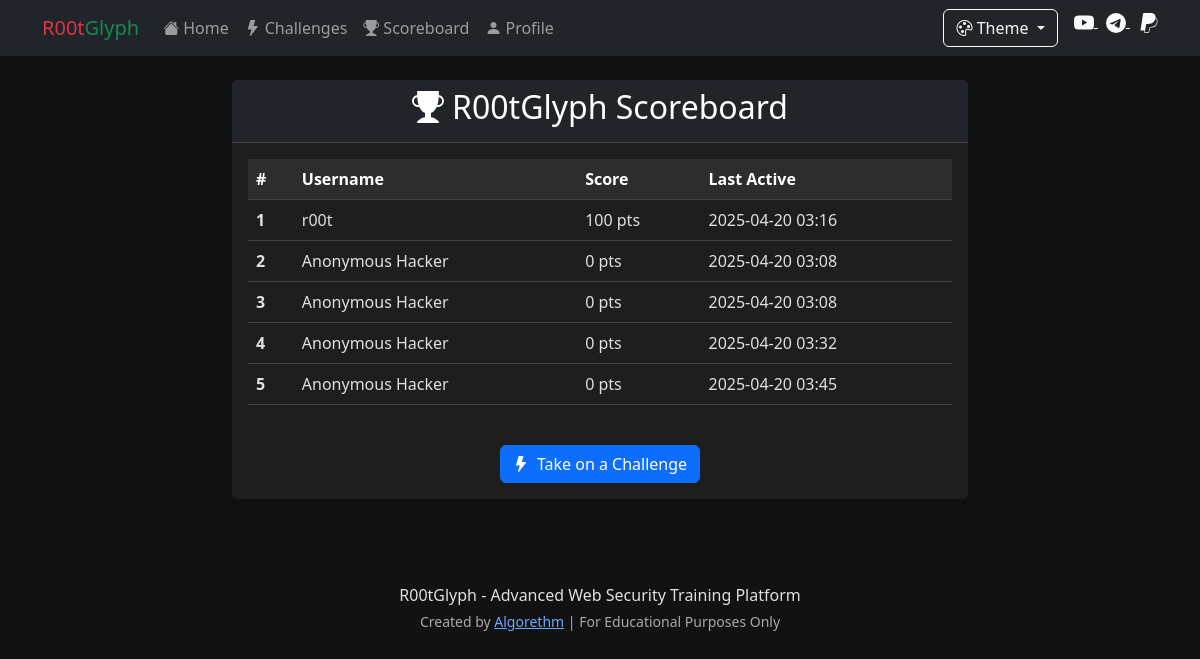
/scoreboard, run on an earlier commit of the app's database.
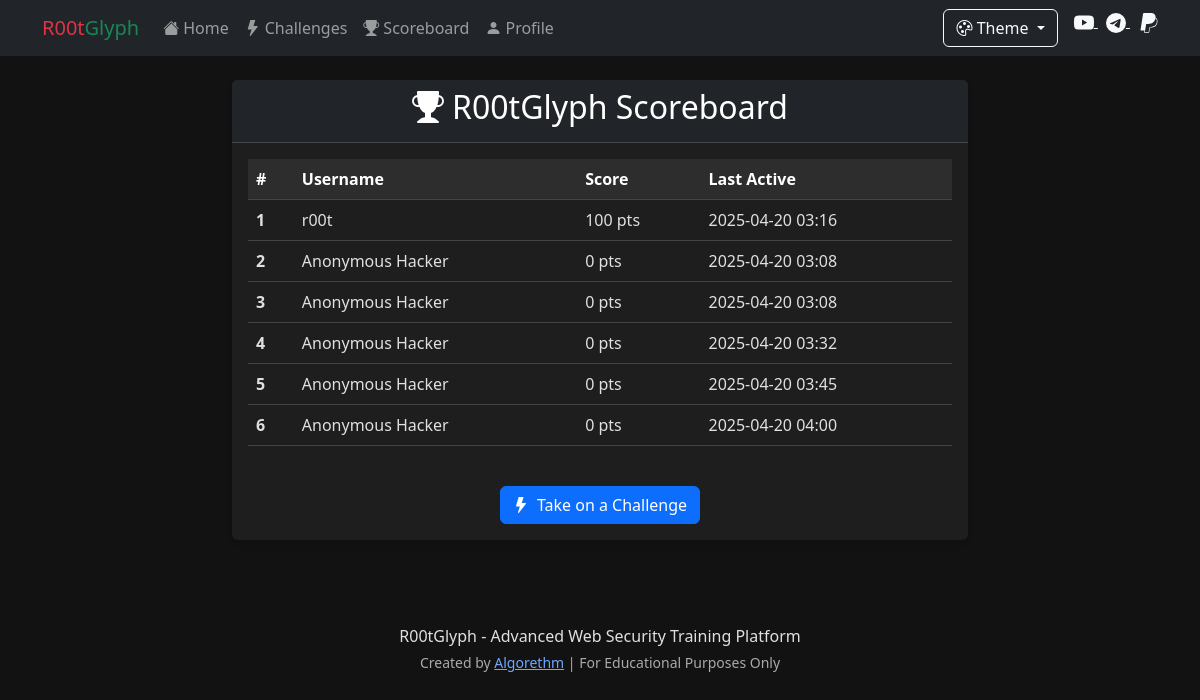
And on a later commit of the database.
### app.py (models this page shows)
class LocalUser(db.Model):
    id = db.Column(db.Integer, primary_key=True)
    username = db.Column(db.String(50), nullable=False, default='Hacker')
    display_name = db.Column(db.String(50), nullable=False, default='Anonymous Hacker')
    machine_id = db.Column(db.String(64), unique=True, nullable=False)
    score = db.Column(db.Integer, default=0)
    completed_challenges = db.Column(db.Text, default='[]')  # JSON string of completed challenge IDs
    created_at = db.Column(db.DateTime, default=datetime.utcnow)
    last_active = db.Column(db.DateTime, default=datetime.utcnow)

### app.py (the view)
@app.route('/scoreboard')
def scoreboard():
    top_users = LocalUser.query.order_by(LocalUser.score.desc()).limit(20).all()
    return render_template('scoreboard.html', users=top_users)

### templates/scoreboard.html (shortened to what this page needs)
{% extends 'base.html' %}
{% block content %}
<div class="row">
    <div class="col-md-8 offset-md-2">
        <div class="card">
            <div class="card-header bg-dark text-white">
                <h2 class="text-center"><i class="bi bi-trophy-fill me-2"></i>R00tGlyph Scoreboard</h2>
            </div>
            <div class="card-body">
                {% if users %}
                <div class="table-responsive">
                    <table class="table table-hover">
                        <thead class="table-dark">
                            <tr>
                                <th scope="col">#</th>
                                <th scope="col">Username</th>
                                <th scope="col">Score</th>
                                <th scope="col">Last Active</th>
                            </tr>
                        </thead>
                        <tbody>
                            {% for user in users %}
                            <tr {% if session.get('machine_id') == user.machine_id %}class="table-success"{% endif %}>
                                <th scope="row">{{ loop.index }}</th>
                                <td>{{ user.display_name }}</td>
                                <td>{{ user.score }} pts</td>
                                <td>{{ user.last_active.strftime('%Y-%m-%d %H:%M') }}</td>
                            </tr>
                            {% endfor %}
                        </tbody>
                    </table>
                </div>
                {% else %}
                <div class="alert alert-info">
                    <i class="bi bi-info-circle-fill me-2"></i>
                    No scores yet! Be the first to complete a challenge and earn points.
                </div>
                {% endif %}
                <div class="text-center mt-4">
                    <a href="{{ url_for('vulnerabilities') }}" class="btn btn-primary">
                        <i class="bi bi-lightning-fill me-2"></i>Take on a Challenge
                    </a>
                </div>
            </div>
        </div>
    </div>
</div>
{% endblock %}

### templates/base.html (shortened to what this page needs)
<!DOCTYPE html>
<html lang="en" data-bs-theme="{{ session.get('theme', 'dark') }}">
<head>
    <link rel="stylesheet" href="https://cdn.jsdelivr.net/npm/bootstrap@5.3.0/dist/css/bootstrap.min.css">
    <link rel="stylesheet" href="https://cdn.jsdelivr.net/npm/bootstrap-icons@1.11.1/font/bootstrap-icons.css">
    <link rel="stylesheet" href="{{ url_for('static', filename='css/style.css') }}">
</head>
<body>
    <nav class="navbar navbar-expand-lg navbar-dark bg-dark">
        <div class="container">
            <a class="navbar-brand" href="{{ url_for('index') }}"><span class="text-danger">R00t</span><span class="text-success">Glyph</span></a>
            <div class="collapse navbar-collapse" id="navbarNav">
                <ul class="navbar-nav me-auto">
                    <li class="nav-item">
                        <a class="nav-link" href="{{ url_for('index') }}"><i class="bi bi-house-fill me-1"></i>Home</a>
                    </li>
                    <li class="nav-item">
                        <a class="nav-link" href="{{ url_for('vulnerabilities') }}"><i class="bi bi-lightning-fill me-1"></i>Challenges</a>
                    </li>
                    <li class="nav-item">
                        <a class="nav-link" href="{{ url_for('scoreboard') }}"><i class="bi bi-trophy-fill me-1"></i>Scoreboard</a>
                    </li>
                    <li class="nav-item">
                        <a class="nav-link" href="{{ url_for('profile') }}"><i class="bi bi-person-fill me-1"></i>Profile</a>
                    </li>
                </ul>
                <div class="d-flex">
                    <div class="dropdown me-3">
                        <button class="btn btn-outline-light dropdown-toggle" type="button" id="themeDropdown" data-bs-toggle="dropdown" aria-expanded="false">
                            <i class="bi bi-palette"></i> Theme
                        </button>
                    </div>
                    <div class="social-icons">
                        <a href="https://youtube.com/@algorethm_" target="_blank" class="text-light me-2" title="YouTube">
                        </a>
                        <a href="https://t.me/hackerpwd1" target="_blank" class="text-light me-2" title="Telegram">
                        </a>
                        <a href="https://www.paypal.com/donate/?hosted_button_id=Z9HENP8G6PTD6" target="_blank" class="text-light" title="PayPal Donation">
                        </a>
                    </div>
                </div>
            </div>
        </div>
    </nav>
    <div class="container mt-4">
        {% block content %}{% endblock %}
    </div>
    <footer class="mt-5 py-3 text-center">
        <div class="container">
            <p class="mb-1">R00tGlyph - Advanced Web Security Training Platform</p>
            <p class="small text-muted">Created by <a href="https://youtube.com/@algorethm_" target="_blank">Algorethm</a> | For Educational Purposes Only</p>
        </div>
    </footer>
</body>
</html>

### static/css/style.css (style rules this page uses)
body { font-family: 'Segoe UI', Tahoma, Geneva, Verdana, sans-serif; }
.card { box-shadow: 0 4px 6px rgba(0, 0, 0, 0.1); margin-bottom: 20px; border: none; }
.card-header { font-weight: bold; }
footer { margin-top: 50px; }
.social-icons a { transition: all 0.3s ease; }
[data-bs-theme="dark"] { --bs-body-bg: #121212; --bs-body-color: #e0e0e0; --bs-primary-rgb: 13, 110, 253; --bs-secondary-rgb: 108, 117, 125; --bs-success-rgb: 25, 135, 84; --bs-info-rgb: 13, 202, 240; --bs-warning-rgb: 255, 193, 7; --bs-danger-rgb: 220, 53, 69; --bs-light-rgb: 248, 249, 250; --bs-dark-rgb: 33, 37, 41; }
[data-bs-theme="dark"] .card { background-color: #1e1e1e; border-color: #333; }
[data-bs-theme="dark"] .text-muted { color: #aaaaaa !important; }
[data-bs-theme="dark"] .table { --bs-table-color: #e0e0e0; --bs-table-bg: #1e1e1e; --bs-table-border-color: #444; }
[data-bs-theme="dark"] .table-dark { --bs-table-bg: #2d2d2d; --bs-table-border-color: #444; }

What changed in the data, as far as the page shows it:
added LocalUser: display_name "Anonymous Hacker", score "0", last_active "2025-04-20 04:00"
